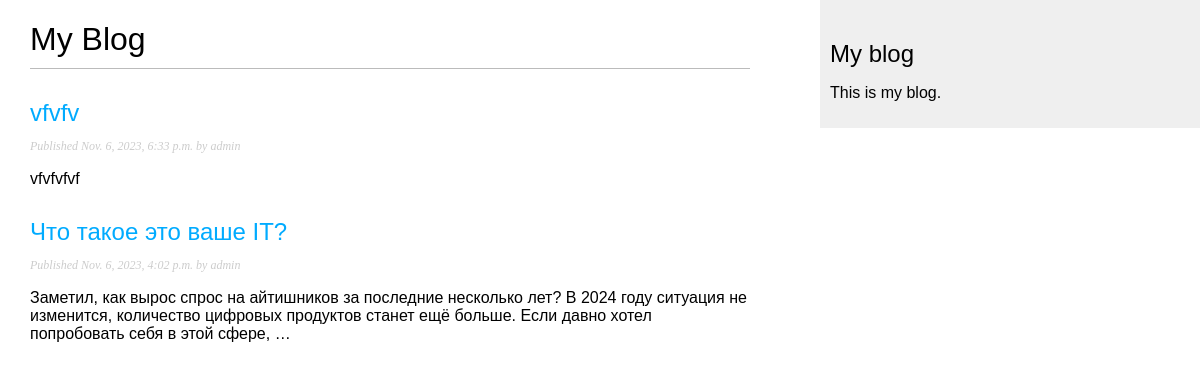
Screenshot of /blog/ with the database file from the repository.
### blog/models.py (models this page shows, shortened)
class Post(models.Model):  # модель данных для постов блога
    class Status(models.TextChoices):
        DRAFT = 'DF', 'Draft'
        PUBLISHED = 'PB', 'Published'
    title = models.CharField(max_length=250)
    slug = models.SlugField(max_length=250, unique_for_date="publish")  # короткая метка
    author = models.ForeignKey(User,
                               on_delete=models.CASCADE,  # поведение при удалении
                               related_name='blog_posts')  # взаимосвязь М-О
    body = models.TextField()  # тело поста
    publish = models.DateTimeField(default=timezone.now)  # дата и время публикации поста
    created = models.DateTimeField(auto_now_add=True)  # дата и время создания поста
    updated = models.DateTimeField(auto_now=True)  # последняя дата и время обновления поста
    status = models.CharField(max_length=2,
                              choices=Status.choices,
                              default=Status.DRAFT)
    objects = models.Manager()
    published = PublishedManager()
    class Meta:
        ordering = ['-publish']  # обратная сортировка по полю publish
        indexes = [
            models.Index(fields=['-publish']),
        ]
    def get_absolute_url(self):
        return reverse("blog:post_detail", args=[self.publish.year,
                                                 self.publish.month,
                                                 self.publish.day,
                                                 self.slug])

### blog/views.py (the view)
# urls.py: path("", views.post_list, name="post_list"),
def post_list(request):
    posts = Post.published.all()
    return render(request, "blog/post/list.html", {"posts": posts})

### blog/models.py (called while the page is built)
    def get_queryset(self):
        return super().get_queryset().filter(status=Post.Status.PUBLISHED)

### blog/templates/blog/post/list.html (shortened to what this page needs)
{% extends "blog/base.html" %}
{% block content %}
    <h1>My Blog</h1>
    {% for post in posts %}
        <h2>
            <a href="{{  post.get_absolute_url  }}">
                {{  post.title  }}
            </a>
        </h2>
        <p class="date">
            Published {{  post.publish  }} by {{  post.author  }}
        </p>
        {{  post.body|truncatewords:30|linebreaks}}
    {% endfor %}
{% endblock content %}

### blog/static/css/blog.css (style rules this page uses)
body { margin:0; padding:0; font-family:helvetica, sans-serif; }
a { color:#00abff; text-decoration:none; }
h1 { font-weight:normal; border-bottom:1px solid #bbb; padding:0 0 10px 0; }
h2 { font-weight:normal; margin:30px 0 0; }
p.date { color:#ccc; font-family: georgia, serif; font-size: 12px; font-style: italic; }

### rows the page displays
Post: title "vfvfv", publish "Nov. 6, 2023, 6:33 p.m.", author "admin", body "vfvfvfvf"
Post: title "Что такое это ваше IT?", publish "Nov. 6, 2023, 4:02 p.m.", author "admin", body "Заметил, как вырос спрос на айтишников за последние несколько лет? В 2024 году ситуация не изменится, количество цифровых продуктов станет ещё больше. Если давно хотел попробовать себя в этой сфере, …"
